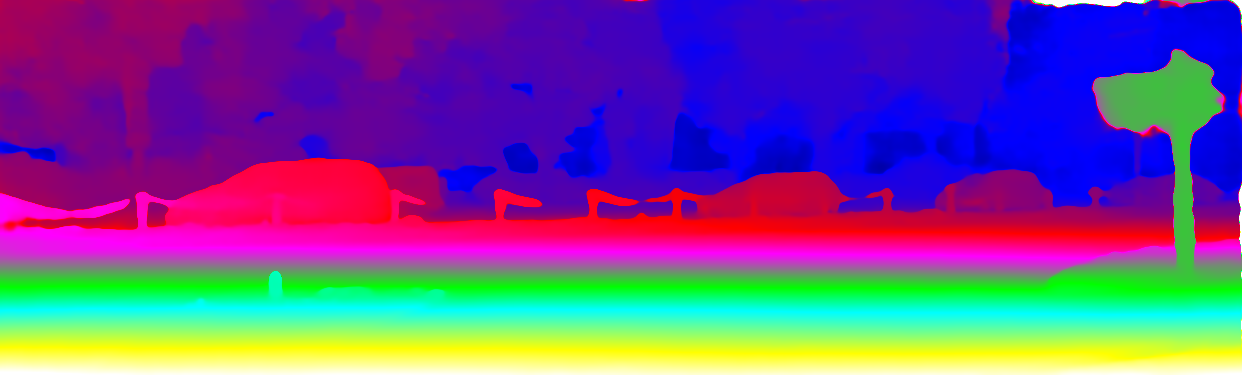
#> input picture Images/0_result_disp_img.png, 1242 x 375 px, given as the content of the folder disp_noc_0, which was not available
$ python Scaling.py
#> lines starting #> are read from the running program, lines starting #| are printed output that depends on the picture; pictures that were not available may be replaced by others from this repository, and a replacement may not be noted
import numpy as np
import matplotlib.pylab as plt
import os, sys
from PIL import Image
import glob

outputFile = open("Scaling_Results.txt", "w")
# simple function to calculate the average of a list
def getListAverage(list):
    numElements = 0
    sum = 0
    for i in list:
        if(i != 0):
            sum += i
            numElements += 1
    return sum / numElements

def getScaling(heatmap, groundTruth):
    # scale_avg = []
    scale = []
    numElements = 0

    # Cropping both images
    width, height = heatmap.size
    area = (width * .48, height * .95, width * .51, height * .97)
    cropped_img = heatmap.crop(area)
    cropped_Truth = groundTruth.crop(area)
    pix_val = list(cropped_img.getdata())
    ground_pix = list(cropped_Truth.getdata())

    # Compare pixel by pixel and store to later calculate the average. Divide ground_pix by 256 to get an 8 bit value
    for i in range(len(ground_pix)):
        if(ground_pix[i] != 0):
            ground_pix[i] = ground_pix[i] / 256
            scale.append(pix_val[i] / ground_pix[i])
            numElements += 1
    return scale

# Simple function that simply outputs the data in a way that can be read in a text file
def writeScaleToFile(scale, heatName, truthName):
    outputFile.write("Heatmap: " + heatName
    + "GroundTruth: " + truthName + " Scaling: "
    + str(getListAverage(scale)) + "\n")

    outputFile.write("\n")


# Basically the main of the program
fileList = glob.glob('Images/*.png')
groundTruths = glob.glob('disp_noc_0/*.png')

for truth in groundTruths:
    groundTruth = Image.open(truth)
#> groundTruth is the input picture: PIL image 1242x375 RGB; mean R, G, B 112.4, 76.2, 150.2
    truthName = groundTruth.filename
    for image in fileList:
        heatMap = Image.open(image)
        heatName = heatMap.filename
#> heatName = 'Images/0_result_disp_img.png'
        heatMap = heatMap.convert('L')
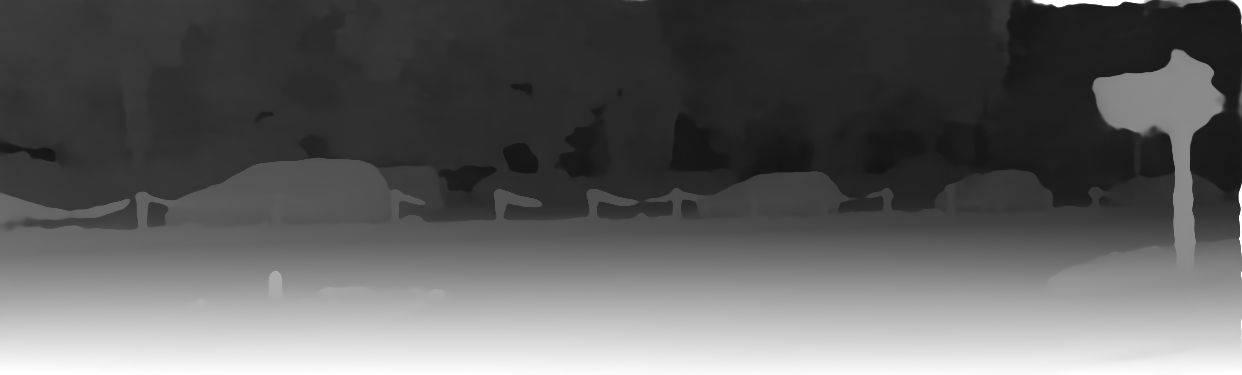
#> heatMap: PIL image 1242x375 L; min 19, max 255, mean 95.4
        scale = getScaling(heatMap, groundTruth)
#> in getScaling, `pix_val = list(cropped_img.getdata())`: pix_val = 296 values, max 240 at index 259, min 232 at index 3, mean 236
#> in getScaling, `ground_pix = list(cropped_Truth.getdata())`: ground_pix = 296 items, first 6: (255, 255, 58), (255, 255, 58), (255, 255, 58), (255, 255, 57), (255, 255, 57), (255, 255, 56)
#> the loop in getScaling, `for i in range(len(ground_pix)):` made 1 pass
#> after the loop in getScaling, `for i in range(len(ground_pix)):`: numElements = 0; scale = []
#> (the run stopped early here; a loop or call above may not have finished)

$ run again, on Images/13_result_disp_img.png
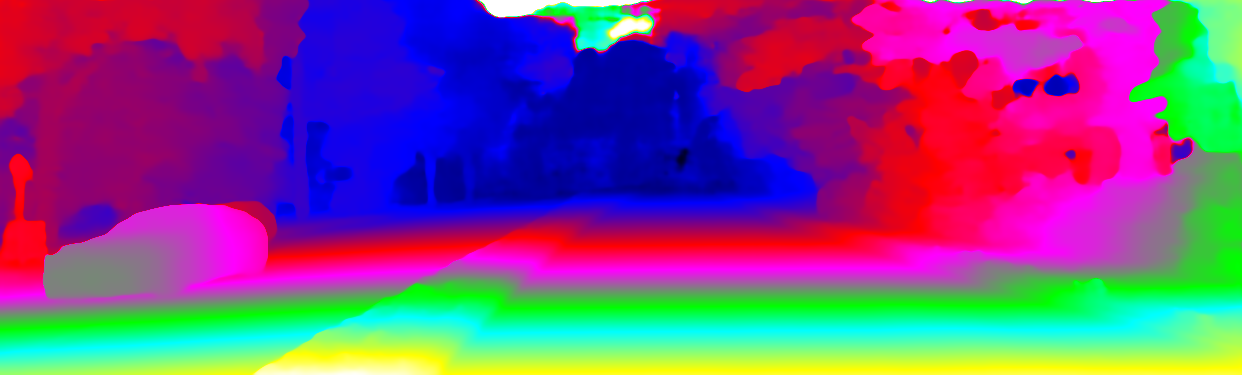
#> input picture Images/13_result_disp_img.png, 1242 x 375 px, given as the content of the folder disp_noc_0, which was not available
#> groundTruth is the input picture: PIL image 1242x375 RGB; mean R, G, B 124.2, 75.2, 137.4
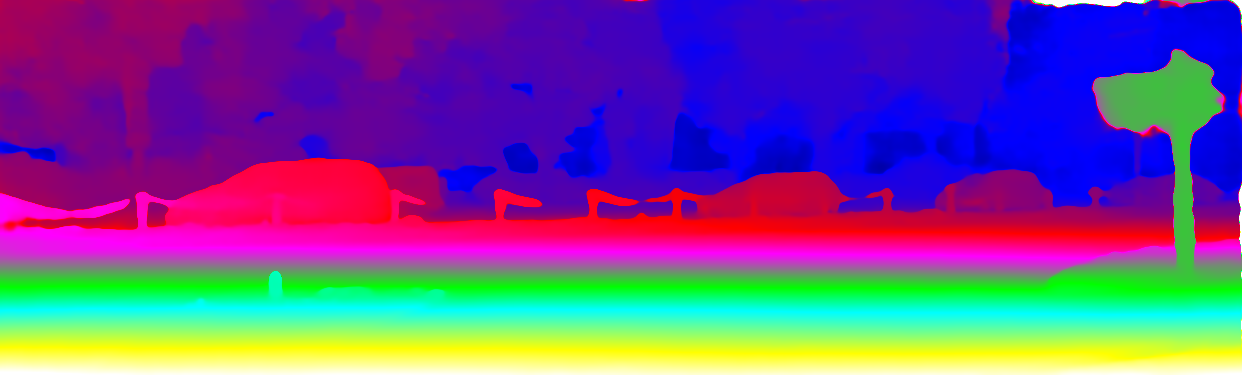
#> input picture Images/0_result_disp_img.png, 1242 x 375 px
#> heatMap is the input picture: PIL image 1242x375 RGB; mean R, G, B 112.4, 76.2, 150.2
#> heatName = 'Images/0_result_disp_img.png'
#> heatMap: PIL image 1242x375 L
#> pix_val = 296 values, max 240 at index 259, min 232 at index 3, mean 236
#> ground_pix = 296 items, first 6: (157, 255, 97), (157, 255, 97), (157, 255, 97), (157, 255, 97), (157, 255, 97), (157, 255, 97)
#> the loop in getScaling, `for i in range(len(ground_pix)):` made 1 pass
#> after the loop in getScaling, `for i in range(len(ground_pix)):`: numElements = 0; scale = []

$ run again, on Images/14_result_disp_img.png
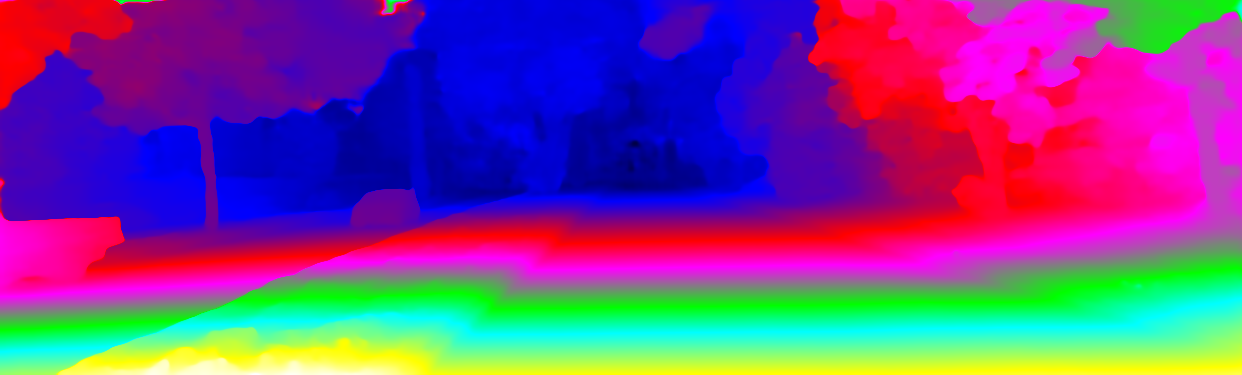
#> input picture Images/14_result_disp_img.png, 1242 x 375 px, given as the content of the folder disp_noc_0, which was not available
#> groundTruth is the input picture: PIL image 1242x375 RGB; mean R, G, B 118.8, 66.5, 147.3
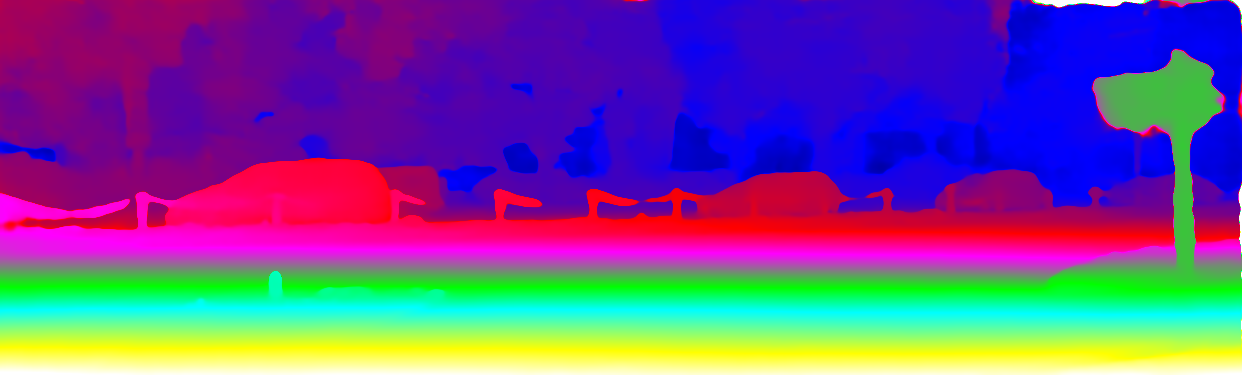
#> input picture Images/0_result_disp_img.png, 1242 x 375 px
#> heatMap is the input picture: PIL image 1242x375 RGB; mean R, G, B 112.4, 76.2, 150.2
#> heatName = 'Images/0_result_disp_img.png'
#> heatMap: PIL image 1242x375 L
#> pix_val = 296 values, max 240 at index 259, min 232 at index 3, mean 236
#> ground_pix = 296 items, first 6: (142, 255, 112), (142, 255, 112), (142, 255, 112), (142, 255, 112), (142, 255, 112), (142, 255, 112)
#> the loop in getScaling, `for i in range(len(ground_pix)):` made 1 pass
#> after the loop in getScaling, `for i in range(len(ground_pix)):`: numElements = 0; scale = []

$ run again, on Images/15_result_disp_img.png
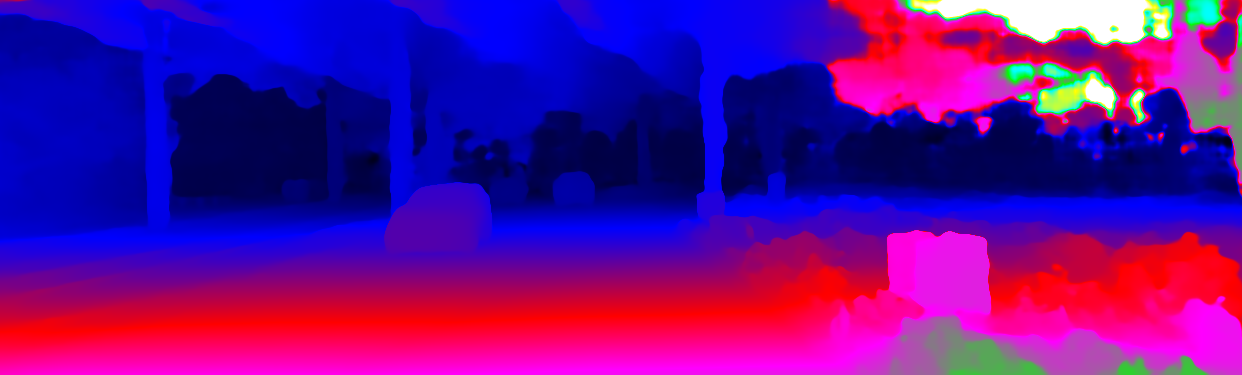
#> input picture Images/15_result_disp_img.png, 1242 x 375 px, given as the content of the folder disp_noc_0, which was not available
#> groundTruth is the input picture: PIL image 1242x375 RGB; mean R, G, B 95.6, 11.2, 149.8
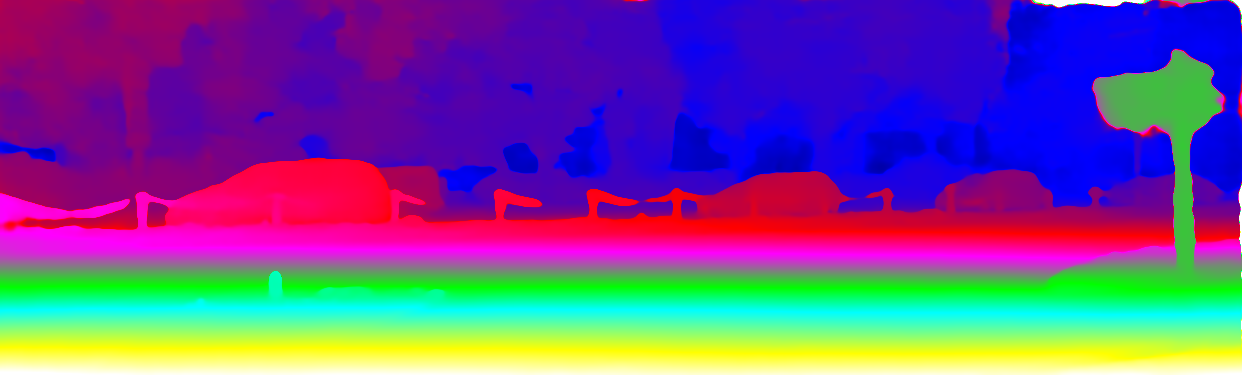
#> input picture Images/0_result_disp_img.png, 1242 x 375 px
#> heatMap is the input picture: PIL image 1242x375 RGB; mean R, G, B 112.4, 76.2, 150.2
#> heatName = 'Images/0_result_disp_img.png'
#> heatMap: PIL image 1242x375 L
#> pix_val = 296 values, max 240 at index 259, min 232 at index 3, mean 236
#> ground_pix = 296 items, first 6: (255, 0, 189), (255, 0, 189), (255, 0, 189), (255, 0, 190), (255, 0, 190), (255, 0, 190)
#> the loop in getScaling, `for i in range(len(ground_pix)):` made 1 pass
#> after the loop in getScaling, `for i in range(len(ground_pix)):`: numElements = 0; scale = []
